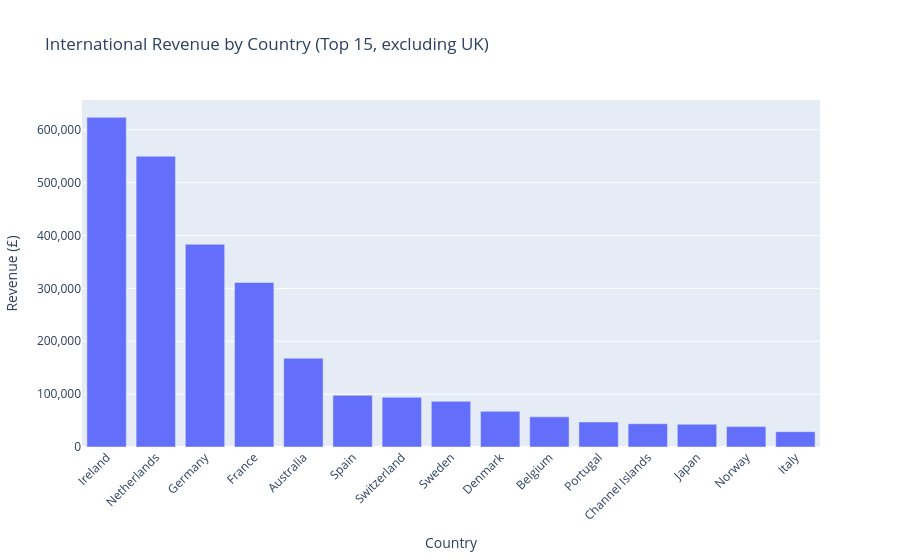

This figure's notebook cell:
### Markdown cell above
### _Revenue by Country_ ###
UK / Intl Revenue Comparison Cards (tot_uk_rev, tot_intl_rev)  
intl_rev_bar_fig _'International Revenue by Country (Top 15, excluding UK)'_

### Code cell
# Revenue by country
rev_by_country = (cln_sales.groupby('Country')['Revenue'].sum()
                  .sort_values(ascending=False).reset_index())
intl_rev = rev_by_country[rev_by_country['Country'] != 'United Kingdom'].reset_index(drop=True)

# UK vs. international
tot_uk_rev = rev_by_country.loc[rev_by_country['Country'] == 'United Kingdom', 'Revenue'].iloc[0]
tot_intl_rev = intl_rev['Revenue'].sum()
uk_pct = tot_uk_rev / (tot_uk_rev + tot_intl_rev) * 100
intl_pct = 100 - uk_pct

# International markets outside the chart
top_n_intl = 15
other_pct = intl_rev.iloc[top_n_intl:]['Revenue'].sum() / tot_intl_rev * 100

print(f"UK Revenue: £{tot_uk_rev:,.2f} ({uk_pct:.1f}%)")
print(f"International Revenue: £{tot_intl_rev:,.2f} ({intl_pct:.1f}%)")
print(f"Countries outside the top {top_n_intl}: {other_pct:.1f}% of international revenue")

# Figure
intl_rev_bar_fig = px.bar(intl_rev.head(top_n_intl), x='Country', y='Revenue',
                          title=f'International Revenue by Country (Top {top_n_intl}, excluding UK)')
intl_rev_bar_fig.update_yaxes(title='Revenue (£)', tickformat=',.0f')
intl_rev_bar_fig.update_xaxes(title='Country', tickangle=-45)
intl_rev_bar_fig.show()

### Figure 1 — Plotly figure (JSON) as saved in the notebook; plotly's stock layout.template omitted (floating-point values rounded to 4 significant figures)
{"data": [{"hovertemplate": "Country=%{x}<br>Revenue=%{y}<extra></extra>", "legendgroup": "", "marker": {"color": "#636efa", "pattern": {"shape": ""}}, "name": "", "orientation": "v", "showlegend": false, "textposition": "auto", "type": "bar", "x": ["Ireland", "Netherlands", "Germany", "France", "Australia", "Spain", "Switzerland", "Sweden", "Denmark", "Belgium", "Portugal", "Channel Islands", "Japan", "Norway", "Italy"], "xaxis": "x", "y": [623400.0, 549800.0, 383300.0, 311100.0, 167800.0, 97770.0, 94020.0, 86320.0, 67420.0, 56990.0, 47340.0, 44030.0, 43020.0, 38580.0, 28940.0], "yaxis": "y"}], "layout": {"barmode": "relative", "legend": {"tracegroupgap": 0}, "title": {"text": "International Revenue by Country (Top 15, excluding UK)"}, "xaxis": {"anchor": "y", "domain": [0, 1], "tickangle": -45, "title": {"text": "Country"}}, "yaxis": {"anchor": "x", "domain": [0, 1], "tickformat": ",.0f", "title": {"text": "Revenue (£)"}}}}
